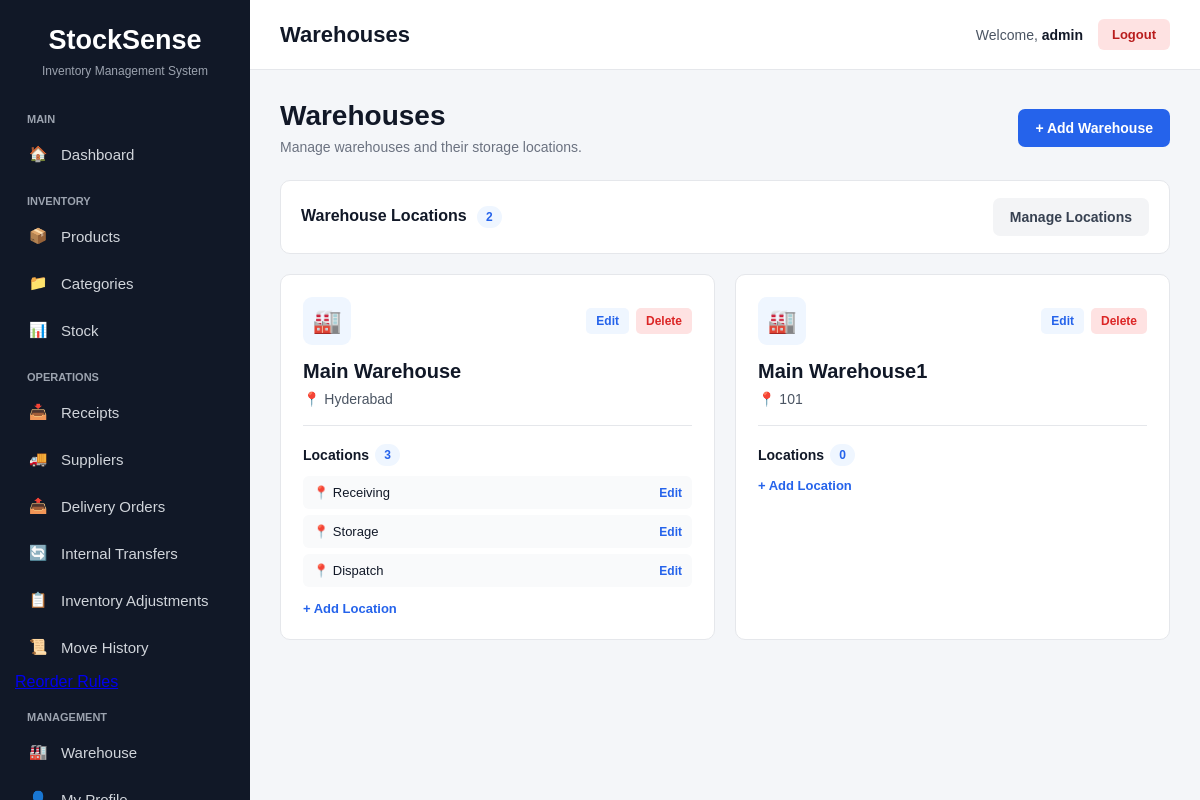
Page /warehouse/ (signed in) on the committed database.
### warehouse/models.py (models this page shows, shortened)
class Warehouse(models.Model):
    name = models.CharField(max_length=150, unique=True)
    address = models.TextField(blank=True)
    created_at = models.DateTimeField(auto_now_add=True)
    updated_at = models.DateTimeField(auto_now=True)

class Location(models.Model):
    warehouse = models.ForeignKey(
        Warehouse,
        on_delete=models.CASCADE,
        related_name='locations'
    )
    name = models.CharField(max_length=150)
    created_at = models.DateTimeField(auto_now_add=True)
    updated_at = models.DateTimeField(auto_now=True)
    class Meta:
        constraints = [
            models.UniqueConstraint(
                fields=['warehouse', 'name'],
                name='unique_location_per_warehouse'
            )
        ]

### warehouse/views.py (the view)
@login_required
def warehouse_list(request):
    warehouses = Warehouse.objects.prefetch_related(
        'locations'
    ).order_by('name')
    return render(
        request,
        'warehouse/warehouse_list.html',
        {
            'warehouses': warehouses,
        }
    )

### templates/warehouse/warehouse_list.html (shortened to what this page needs)
{% extends "base.html" %}
{% block page_title %}
Warehouses
{% endblock %}
{% block content %}
<div class="page-header">
    <div>
        <h1>Warehouses</h1>
        <p>
            Manage warehouses and their storage locations.
        </p>
    </div>
    <a
        href="{% url 'warehouse:warehouse_create' %}"
        class="primary-button"
    >
        + Add Warehouse
    </a>
</div>
<div class="toolbar">
    <div>
        <strong>
            Warehouse Locations
        </strong>
        <span class="count-badge">
            {{ warehouses|length }}
        </span>
    </div>
    <a
        href="{% url 'warehouse:location_list' %}"
        class="secondary-button"
    >
        Manage Locations
    </a>
</div>
<div class="warehouse-grid">
    {% for warehouse in warehouses %}
        <div class="warehouse-card">
            <div class="warehouse-header">
                <div class="warehouse-icon">
                    🏭
                </div>
                <div class="warehouse-actions">
                    <a
                        href="{% url 'warehouse:warehouse_update' warehouse.pk %}"
                        class="edit-button"
                    >
                        Edit
                    </a>
                    <a
                        href="{% url 'warehouse:warehouse_delete' warehouse.pk %}"
                        class="delete-button"
                    >
                        Delete
                    </a>
                </div>
            </div>
            <h2>
                {{ warehouse.name }}
            </h2>
            {% if warehouse.address %}
                <p class="address">
                    📍 {{ warehouse.address }}
                </p>
            {% else %}
                <p class="muted">
                    No address provided.
                </p>
            {% endif %}
            <div class="location-section">
                <div class="location-title">
                    <span>
                        Locations
                    </span>
                    <span class="count-badge">
                        {{ warehouse.locations.count }}
                    </span>
                </div>
                {% if warehouse.locations.all %}
                    <ul class="location-list">
                        {% for location in warehouse.locations.all %}
                            <li>
                                <span>
                                    📍 {{ location.name }}
                                </span>
                                <a
                                    href="{% url 'warehouse:location_update' location.pk %}"
                                >
                                    Edit
                                </a>
                            </li>
                        {% empty %}
                            <li class="muted">
                                No locations yet.
                            </li>
                        {% endfor %}
                    </ul>
                {% endif %}
                <a
                    href="{% url 'warehouse:location_create' %}"
                    class="add-location"
                >
                    + Add Location
                </a>
            </div>
        </div>
    {% endfor %}
</div>
{% endblock %}

### templates/base.html (shortened to what this page needs)
<!DOCTYPE html>
<html lang="en">
<head>
</head>
<body>
<aside class="sidebar">
    <div class="logo">
        StockSense
    </div>
    <div class="logo-subtitle">
        Inventory Management System
    </div>
    <div class="menu-title">
        Main
    </div>
    <a href="{% url 'dashboard:home' %}"
       class="nav-link">
        <span class="nav-icon">🏠</span>
        Dashboard
    </a>
    <div class="menu-title">
        Inventory
    </div>
    <a href="{% url 'inventory:product_list' %}"
   class="nav-link">
    <span class="nav-icon">📦</span>
    Products
</a>
<a href="{% url 'inventory:category_list' %}"
   class="nav-link">
    <span class="nav-icon">📁</span>
    Categories
</a>
    <a href="{% url 'inventory:stock_list' %}"
   class="nav-link">
    <span class="nav-icon">📊</span>
    Stock
</a>
    <div class="menu-title">
        Operations
    </div>
    <a href="{% url 'operations:receipt_list' %}"
   class="nav-link">
    <span class="nav-icon">📥</span>
    Receipts
    </a>
    <a href="{% url 'operations:supplier_list' %}"
   class="nav-link">
    <span class="nav-icon">🚚</span>
    Suppliers
    </a>
    <a href="{% url 'operations:delivery_list' %}"
   class="nav-link">
    <span class="nav-icon">📤</span>
    Delivery Orders
    </a>
    <a href="{% url 'operations:transfer_list' %}"
   class="nav-link">
    <span class="nav-icon">🔄</span>
    Internal Transfers
    </a>
    <a href="{% url 'operations:adjustment_list' %}"
   class="nav-link">
    <span class="nav-icon">📋</span>
    Inventory Adjustments
    </a>
    <a href="{% url 'operations:ledger_list' %}"
   class="nav-link">
    <span class="nav-icon">📜</span>
    Move History
    </a>
    <a href="{% url 'operations:reorder_rule_list' %}">
    </a>
    <div class="menu-title">
        Management
    </div>
    <a href="{% url 'warehouse:warehouse_list' %}"
   class="nav-link">
    <span class="nav-icon">🏭</span>
    Warehouse
     </a>
    <a href="#"
       class="nav-link">
        <span class="nav-icon">👤</span>
    </a>
</aside>
<main class="main-content">
    <header class="topbar">
        <div class="page-title">
            {% block page_title %}{% endblock %}
        </div>
        <div class="user-section">
            <span>
                Welcome,
                <span class="user-name">
                    {{ request.user.username }}
                </span>
            </span>
            <a href="{% url 'accounts:logout' %}"
               class="logout-button">
                Logout
            </a>
        </div>
    </header>
    <section class="content">
        {% block content %}
        {% endblock %}
    </section>
</main>
</body>
</html>

### templates/base.html (style rules this page uses)
* { box-sizing: border-box; margin: 0; padding: 0; }
body { font-family: Arial, Helvetica, sans-serif; background: #f4f6f9; color: #111827; }
.sidebar { position: fixed; left: 0; top: 0; width: 250px; height: 100vh; background: #111827; color: white; padding: 25px 15px; overflow-y: auto; }
.logo { text-align: center; font-size: 27px; font-weight: bold; margin-bottom: 8px; }
.logo-subtitle { text-align: center; color: #9ca3af; font-size: 12px; margin-bottom: 35px; }
.menu-title { color: #9ca3af; font-size: 11px; font-weight: bold; text-transform: uppercase; padding: 0 12px; margin-top: 20px; margin-bottom: 8px; }
.nav-link { display: flex; align-items: center; gap: 12px; padding: 12px; margin-bottom: 5px; border-radius: 7px; color: #d1d5db; text-decoration: none; font-size: 15px; transition: 0.2s; }
.nav-icon { width: 22px; text-align: center; }
.main-content { margin-left: 250px; min-height: 100vh; }
.topbar { height: 70px; background: white; border-bottom: 1px solid #e5e7eb; display: flex; align-items: center; justify-content: space-between; padding: 0 30px; }
.page-title { font-size: 22px; font-weight: bold; color: #111827; }
.user-section { display: flex; align-items: center; gap: 15px; font-size: 14px; color: #4b5563; }
.user-name { font-weight: bold; color: #111827; }
.logout-button { padding: 8px 14px; border-radius: 6px; background: #fee2e2; color: #b91c1c; text-decoration: none; font-size: 13px; font-weight: bold; }
.content { padding: 30px; }

### templates/warehouse/warehouse_list.html (style rules this page uses)
.page-header { display: flex; justify-content: space-between; align-items: center; margin-bottom: 25px; }
.page-header h1 { font-size: 28px; margin-bottom: 7px; }
.page-header p { color: #6b7280; font-size: 14px; }
.primary-button, .secondary-button { display: inline-block; text-decoration: none; padding: 11px 17px; border-radius: 7px; font-size: 14px; font-weight: bold; }
.primary-button { background: #2563eb; color: white; }
.secondary-button { background: #f3f4f6; color: #374151; }
.toolbar { background: white; border: 1px solid #e5e7eb; border-radius: 10px; padding: 17px 20px; margin-bottom: 20px; display: flex; justify-content: space-between; align-items: center; }
.count-badge { display: inline-block; background: #eff6ff; color: #2563eb; padding: 4px 9px; border-radius: 20px; font-size: 12px; font-weight: bold; margin-left: 6px; }
.warehouse-grid { display: grid; grid-template-columns: repeat(2, minmax(0, 1fr)); gap: 20px; }
.warehouse-card { background: white; border: 1px solid #e5e7eb; border-radius: 10px; padding: 22px; }
.warehouse-header { display: flex; justify-content: space-between; align-items: center; margin-bottom: 15px; }
.warehouse-icon { width: 48px; height: 48px; display: flex; align-items: center; justify-content: center; background: #eff6ff; border-radius: 9px; font-size: 23px; }
.warehouse-actions { display: flex; gap: 7px; }
.warehouse-card h2 { font-size: 20px; margin-bottom: 8px; }
.address { color: #4b5563; font-size: 14px; margin-bottom: 18px; }
.location-section { border-top: 1px solid #e5e7eb; padding-top: 18px; margin-top: 18px; }
.location-title { display: flex; align-items: center; margin-bottom: 10px; font-size: 14px; font-weight: bold; }
.location-list { list-style: none; margin: 0 0 12px 0; }
.location-list li { display: flex; justify-content: space-between; align-items: center; padding: 9px 10px; background: #f9fafb; border-radius: 6px; margin-bottom: 6px; font-size: 13px; }
.location-list a { color: #2563eb; text-decoration: none; font-size: 12px; font-weight: bold; }
.add-location { color: #2563eb; text-decoration: none; font-size: 13px; font-weight: bold; }
.edit-button, .delete-button { text-decoration: none; padding: 6px 10px; border-radius: 5px; font-size: 12px; font-weight: bold; }
.edit-button { background: #eff6ff; color: #2563eb; }
.delete-button { background: #fee2e2; color: #dc2626; }

### rows in the picture
Warehouse: name "Main Warehouse", address "Hyderabad", locations.count "3"
Location: name "Receiving"
Location: name "Storage"
Location: name "Dispatch"
Warehouse: name "Main Warehouse1", address "101", locations.count "0"

### other values in the picture
{{ request.user.username }} "admin"
{{ warehouses|length }} "2"
